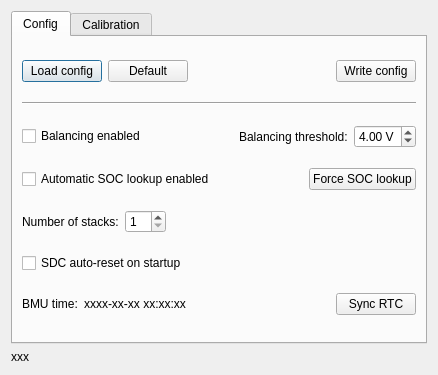
<?xml version="1.0" encoding="UTF-8"?>
<ui version="4.0">
 <class>Config</class>
 <widget class="QDialog" name="Config">
  <property name="geometry">
   <rect>
    <x>0</x>
    <y>0</y>
    <width>438</width>
    <height>375</height>
   </rect>
  </property>
  <property name="windowTitle">
   <string>BMU Config</string>
  </property>
  <layout class="QGridLayout" name="gridLayout">
   <item row="0" column="0">
    <widget class="QTabWidget" name="tabWidget">
     <property name="currentIndex">
      <number>0</number>
     </property>
     <widget class="QWidget" name="tab_2">
      <attribute name="title">
       <string>Config</string>
      </attribute>
      <layout class="QGridLayout" name="gridLayout_2">
       <item row="2" column="0">
        <layout class="QHBoxLayout" name="horizontalLayout_3">
         <item>
          <widget class="QCheckBox" name="cbBalancingEnabled">
           <property name="text">
            <string>Balancing enabled</string>
           </property>
          </widget>
         </item>
         <item>
          <spacer name="horizontalSpacer_6">
           <property name="orientation">
            <enum>Qt::Horizontal</enum>
           </property>
           <property name="sizeHint" stdset="0">
            <size>
             <width>40</width>
             <height>20</height>
            </size>
           </property>
          </spacer>
         </item>
         <item>
          <widget class="QLabel" name="label">
           <property name="text">
            <string>Balancing threshold:</string>
           </property>
          </widget>
         </item>
         <item>
          <widget class="QDoubleSpinBox" name="balancingThreshold">
           <property name="styleSheet">
            <string notr="true"/>
           </property>
           <property name="suffix">
            <string> V</string>
           </property>
           <property name="decimals">
            <number>2</number>
           </property>
           <property name="minimum">
            <double>3.000000000000000</double>
           </property>
           <property name="maximum">
            <double>4.200000000000000</double>
           </property>
           <property name="singleStep">
            <double>0.100000000000000</double>
           </property>
           <property name="value">
            <double>4.000000000000000</double>
           </property>
          </widget>
         </item>
        </layout>
       </item>
       <item row="0" column="0">
        <layout class="QHBoxLayout" name="horizontalLayout">
         <item>
          <widget class="QPushButton" name="btnLoad">
           <property name="text">
            <string>Load config</string>
           </property>
          </widget>
         </item>
         <item>
          <widget class="QPushButton" name="btnDefault">
           <property name="text">
            <string>Default</string>
           </property>
          </widget>
         </item>
         <item>
          <spacer name="horizontalSpacer">
           <property name="orientation">
            <enum>Qt::Horizontal</enum>
           </property>
           <property name="sizeHint" stdset="0">
            <size>
             <width>40</width>
             <height>20</height>
            </size>
           </property>
          </spacer>
         </item>
         <item>
          <widget class="QPushButton" name="btnWrite">
           <property name="text">
            <string>Write config</string>
           </property>
          </widget>
         </item>
        </layout>
       </item>
       <item row="5" column="0">
        <widget class="QCheckBox" name="cbSdcAutoReset">
         <property name="text">
          <string>SDC auto-reset on startup</string>
         </property>
        </widget>
       </item>
       <item row="6" column="0">
        <layout class="QHBoxLayout" name="horizontalLayout_5">
         <item>
          <widget class="QLabel" name="label_3">
           <property name="text">
            <string>BMU time:</string>
           </property>
          </widget>
         </item>
         <item>
          <widget class="QLabel" name="bmuTime">
           <property name="text">
            <string>xxxx-xx-xx xx:xx:xx</string>
           </property>
          </widget>
         </item>
         <item>
          <spacer name="horizontalSpacer_2">
           <property name="orientation">
            <enum>Qt::Horizontal</enum>
           </property>
           <property name="sizeHint" stdset="0">
            <size>
             <width>40</width>
             <height>20</height>
            </size>
           </property>
          </spacer>
         </item>
         <item>
          <widget class="QPushButton" name="btnSyncRtc">
           <property name="text">
            <string>Sync RTC</string>
           </property>
          </widget>
         </item>
        </layout>
       </item>
       <item row="4" column="0">
        <layout class="QHBoxLayout" name="horizontalLayout_4">
         <item>
          <widget class="QLabel" name="label_2">
           <property name="text">
            <string>Number of stacks:</string>
           </property>
          </widget>
         </item>
         <item>
          <widget class="QSpinBox" name="numberOfStacks">
           <property name="minimum">
            <number>1</number>
           </property>
           <property name="maximum">
            <number>12</number>
           </property>
          </widget>
         </item>
         <item>
          <spacer name="horizontalSpacer_3">
           <property name="orientation">
            <enum>Qt::Horizontal</enum>
           </property>
           <property name="sizeHint" stdset="0">
            <size>
             <width>175</width>
             <height>20</height>
            </size>
           </property>
          </spacer>
         </item>
        </layout>
       </item>
       <item row="1" column="0">
        <widget class="Line" name="line">
         <property name="orientation">
          <enum>Qt::Horizontal</enum>
         </property>
        </widget>
       </item>
       <item row="3" column="0">
        <layout class="QHBoxLayout" name="horizontalLayout_8">
         <item>
          <widget class="QCheckBox" name="cbAutoSocLookup">
           <property name="text">
            <string>Automatic SOC lookup enabled</string>
           </property>
          </widget>
         </item>
         <item>
          <spacer name="horizontalSpacer_11">
           <property name="orientation">
            <enum>Qt::Horizontal</enum>
           </property>
           <property name="sizeHint" stdset="0">
            <size>
             <width>40</width>
             <height>20</height>
            </size>
           </property>
          </spacer>
         </item>
         <item>
          <widget class="QPushButton" name="btnForceSocLookup">
           <property name="text">
            <string>Force SOC lookup</string>
           </property>
          </widget>
         </item>
        </layout>
       </item>
      </layout>
     </widget>
     <widget class="QWidget" name="tab_3">
      <attribute name="title">
       <string>Calibration</string>
      </attribute>
      <layout class="QGridLayout" name="gridLayout_4">
       <item row="0" column="0">
        <layout class="QHBoxLayout" name="horizontalLayout_2">
         <item>
          <widget class="QLabel" name="label_6">
           <property name="text">
            <string>Input:</string>
           </property>
          </widget>
         </item>
         <item>
          <widget class="QComboBox" name="calInput"/>
         </item>
         <item>
          <widget class="QPushButton" name="btnStartCal">
           <property name="text">
            <string>Start calibration</string>
           </property>
          </widget>
         </item>
         <item>
          <spacer name="horizontalSpacer_7">
           <property name="orientation">
            <enum>Qt::Horizontal</enum>
           </property>
           <property name="sizeHint" stdset="0">
            <size>
             <width>40</width>
             <height>20</height>
            </size>
           </property>
          </spacer>
         </item>
        </layout>
       </item>
       <item row="1" column="0">
        <widget class="QLabel" name="calStatus">
         <property name="text">
          <string>Apply xxx.x A to the input</string>
         </property>
        </widget>
       </item>
       <item row="2" column="0">
        <layout class="QHBoxLayout" name="horizontalLayout_9">
         <item>
          <widget class="QLabel" name="label_8">
           <property name="text">
            <string>Actual value applied:</string>
           </property>
          </widget>
         </item>
         <item>
          <widget class="QDoubleSpinBox" name="calActualValue">
           <property name="decimals">
            <number>3</number>
           </property>
          </widget>
         </item>
         <item>
          <spacer name="horizontalSpacer_8">
           <property name="orientation">
            <enum>Qt::Horizontal</enum>
           </property>
           <property name="sizeHint" stdset="0">
            <size>
             <width>40</width>
             <height>20</height>
            </size>
           </property>
          </spacer>
         </item>
         <item>
          <widget class="QPushButton" name="btnApplyCalValue">
           <property name="text">
            <string>Apply</string>
           </property>
          </widget>
         </item>
        </layout>
       </item>
       <item row="3" column="0">
        <layout class="QHBoxLayout" name="horizontalLayout_10">
         <item>
          <widget class="QLabel" name="label_9">
           <property name="minimumSize">
            <size>
             <width>120</width>
             <height>0</height>
            </size>
           </property>
           <property name="text">
            <string>Offset cal value:</string>
           </property>
          </widget>
         </item>
         <item>
          <widget class="QLabel" name="offsetValue">
           <property name="text">
            <string>x.xxxxxxx</string>
           </property>
          </widget>
         </item>
         <item>
          <spacer name="horizontalSpacer_9">
           <property name="orientation">
            <enum>Qt::Horizontal</enum>
           </property>
           <property name="sizeHint" stdset="0">
            <size>
             <width>40</width>
             <height>20</height>
            </size>
           </property>
          </spacer>
         </item>
        </layout>
       </item>
       <item row="4" column="0">
        <layout class="QHBoxLayout" name="horizontalLayout_11">
         <item>
          <widget class="QLabel" name="label_11">
           <property name="minimumSize">
            <size>
             <width>120</width>
             <height>0</height>
            </size>
           </property>
           <property name="text">
            <string>Gain cal value:</string>
           </property>
          </widget>
         </item>
         <item>
          <widget class="QLabel" name="gainValue">
           <property name="text">
            <string>x.xxxxxxx</string>
           </property>
          </widget>
         </item>
         <item>
          <spacer name="horizontalSpacer_10">
           <property name="orientation">
            <enum>Qt::Horizontal</enum>
           </property>
           <property name="sizeHint" stdset="0">
            <size>
             <width>40</width>
             <height>20</height>
            </size>
           </property>
          </spacer>
         </item>
        </layout>
       </item>
       <item row="5" column="0">
        <spacer name="verticalSpacer">
         <property name="orientation">
          <enum>Qt::Vertical</enum>
         </property>
         <property name="sizeHint" stdset="0">
          <size>
           <width>20</width>
           <height>162</height>
          </size>
         </property>
        </spacer>
       </item>
      </layout>
     </widget>
    </widget>
   </item>
   <item row="1" column="0">
    <widget class="QLabel" name="status">
     <property name="text">
      <string>xxx</string>
     </property>
    </widget>
   </item>
  </layout>
 </widget>
 <resources/>
 <connections/>
</ui>
